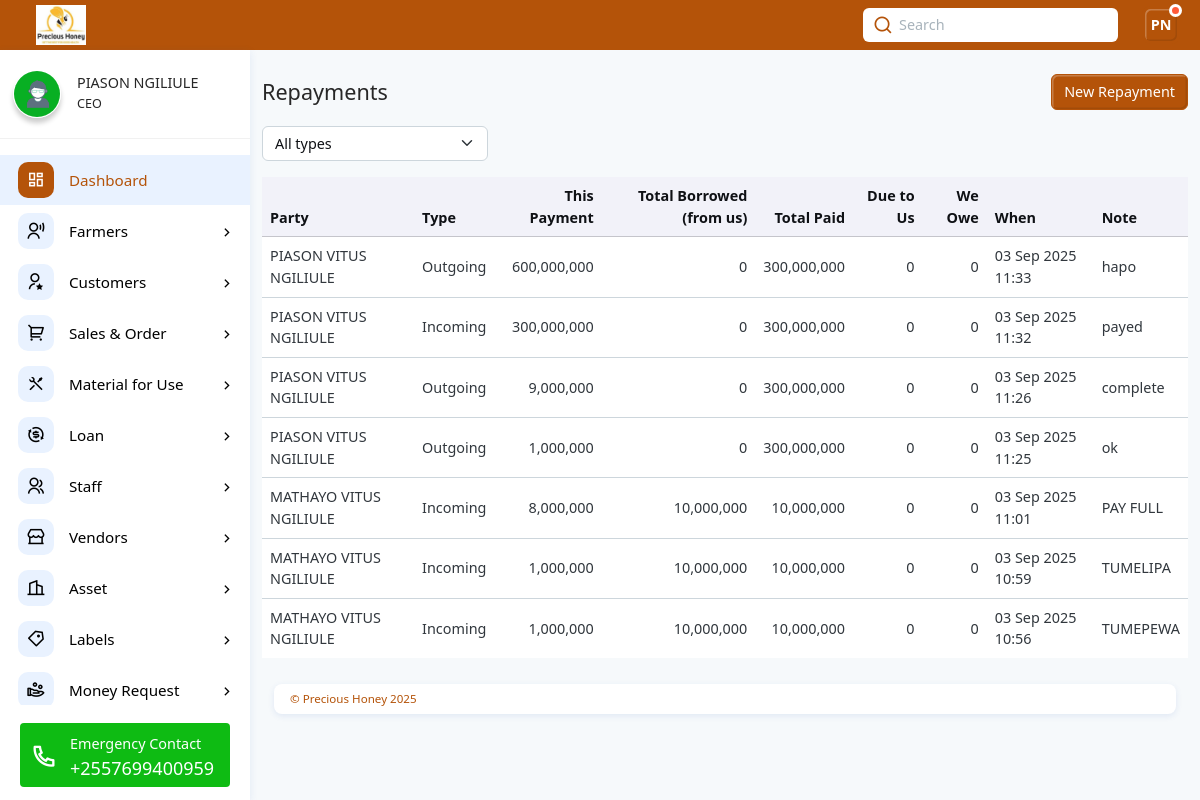
The app's page /repayments/ (signed in) with its own data.
### web/models.py (models this page shows, shortened)
class Staff(models.Model):
    user = models.OneToOneField(MyUser, on_delete=models.CASCADE)  # badala ya ForeignKey
    first_name = models.CharField(max_length=100)
    middle_name = models.CharField(max_length=100, blank=True, null=True)
    last_name = models.CharField(max_length=100)
    gender = models.CharField(max_length=10, choices=[('male', 'Male'), ('female', 'Female')])
    village = models.CharField(max_length=100)
    ward = models.CharField(max_length=100)
    district = models.CharField(max_length=100)
    region = models.CharField(max_length=100)
    designation = models.CharField(max_length=100)
    mobile_number = models.CharField(max_length=15)
    nin_number = models.CharField(max_length=20, blank=True, null=True)
    postal_code = models.CharField(max_length=10, blank=True, null=True)
    email = models.EmailField(unique=True)
    username = models.CharField(max_length=100, unique=True)
    profile_picture = models.FileField(upload_to="home/", blank=True, null=True, help_text="Optional")
    date_joined = models.DateTimeField(auto_now_add=True, null=True)
    def initials(self):
        return f"{self.first_name[0].upper()}{self.last_name[0].upper()}"

class Repayment(models.Model):
    TYPE_CHOICES = [
        ("incoming", "Incoming payment (they pay us)"),
        ("outgoing", "Outgoing payment (we pay them)"),
    ]
    party = models.ForeignKey(Party, on_delete=models.PROTECT, related_name="repayments")
    type = models.CharField(max_length=10, choices=TYPE_CHOICES)
    amount = models.DecimalField(max_digits=18, decimal_places=2)
    note = models.TextField(blank=True, null=True)
    requested_by = models.ForeignKey(User, null=True, blank=True, on_delete=models.SET_NULL,
                                     related_name="repayment_requests")
    created_at = models.DateTimeField(auto_now_add=True)
    applied = models.BooleanField(default=False, editable=False)
    class Meta:
        ordering = ["-created_at"]

class Party(models.Model):
    name = models.CharField(max_length=120, unique=True)
    email = models.EmailField(blank=True, null=True)
    phone = models.CharField(max_length=50, blank=True, null=True)
    net_balance = models.DecimalField(max_digits=18, decimal_places=2, default=Decimal("0.00"))
    is_active = models.BooleanField(default=True)
    created_at = models.DateTimeField(auto_now_add=True)
    class Meta:
        ordering = ["name"]
        indexes = [models.Index(fields=["name"])]
    def totals_for_display(self):
        agg = lambda qs: qs.aggregate(s=Sum("amount"))["s"] or 0
        total_borrowed_from_us = agg(self.loans.filter(type="lend"))
        total_paid_to_us      = agg(self.repayments.filter(type="incoming"))
        total_we_borrowed     = agg(self.loans.filter(type="borrow"))
        total_we_paid_them    = agg(self.repayments.filter(type="outgoing"))
        due_to_us = self.net_balance if self.net_balance > 0 else 0
        we_owe    = -self.net_balance if self.net_balance < 0 else 0
        status = "Settled"
        if self.net_balance > 0:
            status = "Owes us"
        elif self.net_balance < 0:
            status = "We owe"
        return {
            "total_borrowed_from_us": total_borrowed_from_us,
            "total_paid_to_us": total_paid_to_us,
            "total_we_borrowed": total_we_borrowed,
            "total_we_paid_them": total_we_paid_them,
            "due_to_us": due_to_us,
            "we_owe": we_owe,
            "status": status,
        }

### web/views.py (the view)
# urls.py: path("repayments/", views.repayment_list, name="repayment_list"),
@login_required(login_url="signin")
def repayment_list(request):
    staff = get_object_or_404(Staff, email=request.user.email, username=request.user.username)
    staff = Staff.objects.get(user=request.user)
    initials = staff.initials()  # piga method ya initials
    qs = Repayment.objects.select_related("party").all()
    ftype = request.GET.get("type")
    if ftype in {"incoming", "outgoing"}:
        qs = qs.filter(type=ftype)
    page_obj = Paginator(qs.order_by("-created_at"), 20).get_page(request.GET.get("page"))
    party_ids = [r.party_id for r in page_obj.object_list]
    loans = Loan.objects.filter(party_id__in=party_ids).values("party_id", "type").annotate(s=Sum("amount"))
    reps  = Repayment.objects.filter(party_id__in=party_ids).values("party_id", "type").annotate(s=Sum("amount"))
    totals = {pid: {"lend": 0, "borrow": 0, "incoming": 0, "outgoing": 0} for pid in party_ids}
    for row in loans:
        totals[row["party_id"]][row["type"]] = row["s"] or 0
    for row in reps:
        totals[row["party_id"]][row["type"]] = row["s"] or 0
    rows = []
    for r in page_obj.object_list:
        t = totals.get(r.party_id, {})
        party_balance = r.party.net_balance
        due_to_us = party_balance if party_balance > 0 else 0
        we_owe    = -party_balance if party_balance < 0 else 0
        rows.append({
            "obj": r,
            "this_payment": r.amount,
            "total_borrowed_from_us": t.get("lend", 0),     # lifetime they borrowed from us
            "total_paid_to_us":      t.get("incoming", 0),  # lifetime they paid us
            "total_we_borrowed":     t.get("borrow", 0),    # lifetime we borrowed from them
            "total_we_paid_them":    t.get("outgoing", 0),  # lifetime we paid them
            "due_to_us":             due_to_us,             # if > 0 they still owe us
            "we_owe":                we_owe,                # if > 0 we owe them
        })
    context = {
        "page_obj": page_obj,
        "ftype": ftype,
        "rows": rows,  # enriched
        "designation": staff.designation,
        "first_name": staff.first_name,
        "last_name": staff.last_name,
        "profile_picture": staff.profile_picture,
        "initials": initials,
    }
    return render(request, "web/repayment_list.html", context)

### web/templates/web/repayment_list.html (shortened to what this page needs)
{% extends "web/base.html" %}
{% load humanize %}
{% block content %}
<div class="container mt-4">
  <div class="d-flex align-items-center gap-2 mb-3">
    <h4 class="mb-0">Repayments</h4>
    <a href="{% url 'repayment_create' %}" class="btn btn-primary ms-auto">New Repayment</a>
  </div>
  <form method="get" class="row g-2 mb-3">
    <div class="col-sm-3">
      <select name="type" class="form-select" onchange="this.form.submit()">
        <option value="">All types</option>
      </select>
    </div>
  </form>
  <div class="table-responsive">
    <table class="table table-hover align-middle">
      <thead class="table-light">
        <tr>
          <th>Party</th>
          <th>Type</th>
          <th class="text-end">This Payment</th>
          <th class="text-end">Total Borrowed (from us)</th>
          <th class="text-end">Total Paid</th>
          <th class="text-end">Due to Us</th>
          <th class="text-end">We Owe</th>
          <th>When</th>
          <th>Note</th>
        </tr>
      </thead>
      <tbody>
        {% for r in page_obj.object_list %}
          {% with t=r.party.totals_for_display %}
          <tr>
            <td>{{ r.party.name }}</td>
            <td>{{ r.type|title }}</td>
            <td class="text-end">{{ r.amount|floatformat:0|intcomma }}</td>
            <td class="text-end">{{ t.total_borrowed_from_us|floatformat:0|intcomma }}</td>
            <td class="text-end">{{ t.total_paid_to_us|floatformat:0|intcomma }}</td>
            <td class="text-end">{% if t.due_to_us > 0 %}{{ t.due_to_us|floatformat:0|intcomma }}{% else %}0{% endif %}</td>
            <td class="text-end">{% if t.we_owe > 0 %}{{ t.we_owe|floatformat:0|intcomma }}{% else %}0{% endif %}</td>
            <td>{{ r.created_at|date:"d M Y H:i" }}</td>
            <td>{{ r.note|default:"" }}</td>
          </tr>
          {% endwith %}
        {% empty %}
          <tr><td colspan="9" class="text-center text-muted py-4">No repayments yet.</td></tr>
        {% endfor %}
      </tbody>
    </table>
  </div>
</div>
{% endblock %}

### web/templates/web/base.html (shortened to what this page needs)
{% load static %}
<!DOCTYPE html><html lang="en"><head>
    <link rel="stylesheet" href="{% static 'web/css/remixicon.css' %}">
    <link rel="stylesheet" href="{% static 'web/css/main.min.css' %}">
    <link rel="stylesheet" href="{% static 'web/css/OverlayScrollbars.min.css' %}">
  </head>
  <body>
    <div class="page-wrapper">
      <div class="app-header d-flex align-items-center">
        <div class="app-brand ms-3">
          <a href="{% url 'home' %}" class="d-lg-block d-none">
            <img src="{% static 'web/images/logo6.jpg' %}" class="logo" alt="Precious Honey Information Management System">
          </a>
        </div>
        <div class="header-actions">
          {% if user.is_authenticated %}
          <div class="search-container d-lg-block d-none mx-3">
            <input type="text" class="form-control" id="searchId" placeholder="Search">
            <i class="ri-search-line"></i>
          </div>
          {% endif %}
          {% if user.is_authenticated %}
          <div class="dropdown ms-2">
            <a id="userSettings" class="dropdown-toggle d-flex align-items-center" href="#!" role="button" data-bs-toggle="dropdown" aria-expanded="false">
              <div class="avatar-box">{{ initials }}<span class="status busy"></span></div>
            </a>
          </div>
          {% endif %}
        </div>
      </div>
      <div class="main-container">
        {% if user.is_authenticated %}
        <nav id="sidebar" class="sidebar-wrapper">
          <div class="sidebar-profile">
            {% if profile_picture %}
            <img src=" {{profile_picture.url}}" class="img-shadow img-3x me-3 rounded-5" alt="Precious Honey Management System">
            {% else %}
            <img src="{% static 'web/images/profile2.jpg' %}" class="img-shadow img-3x me-3 rounded-5" alt="Precious Honey Management System">
            {% endif %}
            <div class="m-0">
              <h6 class="mb-1 profile-name text-nowrap text-truncate">{{first_name}} {{last_name}}</h6>
              <p class="m-0 small profile-name text-nowrap text-truncate">{{designation}}</p>
            </div>
          </div>
          <div class="sidebarMenuScroll">
            <ul class="sidebar-menu">
              <li class="active current-page">
                <a href="{% url 'home' %}">
                  <i class="ri-dashboard-line"></i>
                  <span class="menu-text">Dashboard</span>
                </a>
              </li>
              {% if designation == "Collection Officer" or designation == "CEO" or designation == "Manager" or designation == "Store Keeper" or designation == "Bee Keeper" %}
              <li class="treeview">
                <a href="#!">
                  <i class="ri-user-voice-line"></i>
                  <span class="menu-text">Farmers</span>
                </a>
              </li>
              {% endif %}
              {% if designation == "CEO" or designation == "Manager" or designation == "Vendors" or designation == "Marketing Officer" or designation == "Finance Officer" or designation == "Store Keeper" %}
              <li class="treeview">
                <a href="#!">
                  <i class="ri-user-star-line"></i>
                  <span class="menu-text">Customers</span>
                </a>
              </li>
              {% endif %}
              {% if designation == "CEO" or designation == "Manager" or designation == "Finance Officer" or designation == "Marketing Officer" or designation == "Store Keeper" %}
              <li class="treeview">
                <a href="#!">
                  <i class="ri-shopping-cart-2-line"></i>
                  <span class="menu-text">Sales & Order</span>
                </a>
              </li>
              {% endif %}
              {% if designation == "CEO" or designation == "Manager" or designation == "Store Keeper" or designation == "Factory Manager" %}
              <li class="treeview">
                <a href="#!">
                  <i class="ri-tools-line"></i>
                  <span class="menu-text">Material for Use</span>
                </a>
              </li>
              {% endif %}
              {% if designation == "CEO" or designation == "Manager" %}
              <li class="treeview">
                <a href="#!">
                  <i class="ri-exchange-dollar-line"></i>
                  <span class="menu-text">Loan</span>
                </a>
              </li>
              {% endif %}
              {% if designation == "CEO" or designation == "Manager" %}
              <li class="treeview">
                <a href="#!">
                  <i class="ri-group-line"></i>
                  <span class="menu-text">Staff</span>
                </a>
              </li>
              {% endif %}
              {% if designation == "CEO" or designation == "Marketing Officer" or designation == "Manager" %}
              <li class="treeview">
                <a href="#!">
                  <i class="ri-store-2-line"></i>
                  <span class="menu-text">Vendors</span>
                </a>
              </li>
              {% endif %}
              {% if designation == "CEO" or designation == "Manager" or designation == "Store Keeper" %}
              <li class="treeview">
                <a href="#!">
                  <i class="ri-building-2-line"></i>
                  <span class="menu-text">Asset</span>
                </a>
              </li>
              {% if designation == "CEO" or designation == "Manager" or designation == "Store Keeper" %}
              <li class="treeview">
                <a href="#!">
                  <i class="ri-price-tag-3-line"></i>
                  <span class="menu-text">Labels</span>
                </a>
              </li>
              {% endif %}
              {% endif %}
              <li class="treeview">
                <a href="#!">
                  <i class="ri-hand-coin-line"></i>
                  <span class="menu-text">Money Request</span>
                </a>
              </li>
            </ul>
          </div>
          <div class="sidebar-contact">
            <p class="fw-light mb-1 text-nowrap text-truncate">Emergency Contact</p>
            <h5 class="m-0 lh-1 text-nowrap text-truncate">+2557699400959</h5>
            <i class="ri-phone-line"></i>
          </div>
        </nav>
        {% endif %}
      <div class="app-container">
        {% block content %}
        {% endblock %}
      </div>
          <div class="app-footer bg-white">
            <span>© Precious Honey {% now "Y" %}</span>
        </div>
        </div>
      </div>
</body></html>

### web/templates/web/base.html (style rules this page uses)
:root { --honey-50: #fff8e6; --honey-100:#fdecc2; --honey-300:#fbcf77; --honey-400:#fbbf24; --honey-500:#f59e0b; --honey-700:#b45309; --ink:#111; }

### records on screen
Staff: first_name "PIASON", last_name "NGILIULE", designation "CEO"
Repayment: party.name "PIASON VITUS NGILIULE", type "Outgoing", amount "600,000,000", party.totals_for_display.total_borrowed_from_us "0", party.totals_for_display.total_paid_to_us "300,000,000", created_at "03 Sep 2025 11:33", note "hapo"
Repayment: party.name "PIASON VITUS NGILIULE", type "Incoming", amount "300,000,000", party.totals_for_display.total_borrowed_from_us "0", party.totals_for_display.total_paid_to_us "300,000,000", created_at "03 Sep 2025 11:32", note "payed"
Repayment: party.name "PIASON VITUS NGILIULE", type "Outgoing", amount "9,000,000", party.totals_for_display.total_borrowed_from_us "0", party.totals_for_display.total_paid_to_us "300,000,000", created_at "03 Sep 2025 11:26", note "complete"
Repayment: party.name "PIASON VITUS NGILIULE", type "Outgoing", amount "1,000,000", party.totals_for_display.total_borrowed_from_us "0", party.totals_for_display.total_paid_to_us "300,000,000", created_at "03 Sep 2025 11:25", note "ok"
Repayment: party.name "MATHAYO VITUS NGILIULE", type "Incoming", amount "8,000,000", party.totals_for_display.total_borrowed_from_us "10,000,000", party.totals_for_display.total_paid_to_us "10,000,000", created_at "03 Sep 2025 11:01", note "PAY FULL"
Repayment: party.name "MATHAYO VITUS NGILIULE", type "Incoming", amount "1,000,000", party.totals_for_display.total_borrowed_from_us "10,000,000", party.totals_for_display.total_paid_to_us "10,000,000", created_at "03 Sep 2025 10:59", note "TUMELIPA"
Repayment: party.name "MATHAYO VITUS NGILIULE", type "Incoming", amount "1,000,000", party.totals_for_display.total_borrowed_from_us "10,000,000", party.totals_for_display.total_paid_to_us "10,000,000", created_at "03 Sep 2025 10:56", note "TUMEPEWA"

### other values on screen
{{ initials }} "PN"
